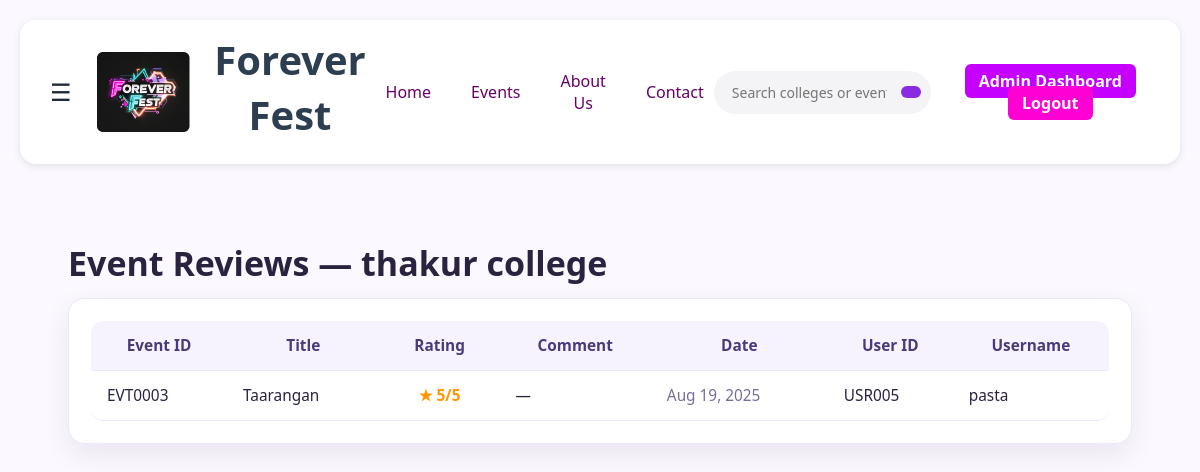
The page /events/admin/reviews/ (signed in) on the database its author committed.
### colleges/models.py (models this page shows, shortened)
class College(models.Model):
    college_id  = models.CharField(max_length=20, primary_key=True, unique=True, default=generate_college_id)
    name        = models.CharField(max_length=100, unique=True)
    contact_no  = models.CharField(max_length=15, blank=True, null=True)
    email       = models.EmailField(max_length=120, blank=True, null=True)
    location    = models.CharField(max_length=120, blank=True, null=True)
    owner_admin = models.OneToOneField(
    AdminProfile, on_delete=models.CASCADE, related_name='college',
    null=True, blank=True
    )
    logo  = models.ImageField(upload_to="college_logos/",blank=True,null=True)
    created_at = models.DateTimeField(auto_now_add=True)

### ugc/models.py (models this page shows, shortened)
class Review(models.Model):
    review_id = models.CharField(primary_key=True, max_length=20, default=generate_review_id)
    user = models.ForeignKey(UserProfile, on_delete=models.CASCADE, related_name="reviews")
    event = models.ForeignKey(Event, to_field="event_id", db_column="event_id", on_delete=models.CASCADE, related_name="reviews")
    rating = models.IntegerField(default=0)
    comment = models.CharField(max_length=200, blank=True)
    date_posted = models.DateField(auto_now_add=True)
    class Meta:
        db_table = "reviews"

### events/models.py (models this page shows, shortened)
class Event(models.Model):
    image_url = models.CharField(max_length=255, blank=True)
    event_id = models.CharField(primary_key=True, max_length=20, default=generate_event_id)
    college = models.ForeignKey(College,to_field="college_id", db_column="college_id",on_delete=models.CASCADE, related_name="events",)
    title = models.CharField(max_length=80)
    description = models.TextField(blank=True)
    date_time = models.DateTimeField(null=True, blank=True)
    location = models.CharField(max_length=120, blank=True)
    created_by = models.ForeignKey(AdminProfile,to_field="admin_id",db_column="created_by",on_delete=models.SET_NULL,null=True,blank=True,related_name="created_events",)
    class Meta:
        db_table = "events"

### accounts/models.py (models this page shows, shortened)
class UserProfile(models.Model):
    user_id = models.CharField(primary_key=True, max_length=20, default=generate_user_id, editable=False)
    username = models.CharField(max_length=25)
    email = models.EmailField(max_length=25, unique=True)
    password = models.CharField(max_length=128)
    profile_info = models.CharField(max_length=50, blank=True, null=True)
    preferences = models.CharField(max_length=20, blank=True, null=True)

### events/views.py (the view)
# urls.py: path("admin/reviews/", views.admin_event_reviews_view, name="admin_event_reviews"),
@require_http_methods(["GET"])
def admin_event_reviews_view(request):
    gate = _require_admin(request)
    if gate is None:
        return redirect("admin_login")
    admin, college = gate
    event_scope = Event.objects.all()
    if Event._meta.get_field("created_by"):  # defensive
        event_scope = event_scope.filter(created_by=admin)
    if college:
        event_scope = event_scope.filter(college=college)
    event_ids = event_scope.values_list("event_id", flat=True)
    reviews_qs = (
        Review.objects
        .filter(event__college=college)
        .select_related("event", "user")
        .order_by("-date_posted", "-review_id")
    )
    aggregates = (
        reviews_qs.values("event_id", "event__title")
        .annotate(
            avg_rating=Avg("rating"),
            review_count=Count("review_id"),
            last_date=Max("date_posted"),
        )
        .order_by("-avg_rating", "-review_count", "event__title")
    )
    latest_map = {}
    for r in reviews_qs:
        eid = r.event.event_id
        if eid not in latest_map:
            latest_map[eid] = r  # first in ordered list is latest
    context = {
        "admin": admin,
        "college": college,
        "aggregates": aggregates,
        "latest_map": latest_map,
        "reviews": reviews_qs[:50],   # if you want a quick recent list at bottom
    }
    return render(request, "events/admin_event_reviews.html", context)

### events/views.py (called while the page is built)
def _require_admin(request):
    admin_id = request.session.get(ADMIN_SESSION_KEY)
    if not admin_id:
        messages.error(request, "Please log in as admin.")
        return None
    try:
        admin = AdminProfile.objects.select_related("college").get(admin_id=admin_id)
    except AdminProfile.DoesNotExist:
        messages.error(request, "Session invalid. Please log in again.")
        return None
    college = getattr(admin, "college", None)
    if college is None:
        college = College.objects.filter(owner_admin=admin).first()
    return admin, college

### events/templates/events/admin_event_reviews.html (shortened to what this page needs)
{% extends "accounts/base.html" %}
{% load static %}
{% block content %}
<link rel="stylesheet" href="{% static 'css/admin_events_reviews.css' %}">
<div class="container">
  <h2>Event Reviews{% if college %} — {{ college.name|lower }}{% endif %}</h2>
  <div class="card">
    <div class="card-body">
      {% if reviews %}
        <div class="table-responsive">
          <table class="table styled-table">
            <thead>
              <tr>
                <th class="nowrap">Event ID</th>
                <th>Title</th>
                <th class="w-120 text-center">Rating</th>
                <th>Comment</th>
                <th class="nowrap">Date</th>
                <th class="nowrap">User ID</th>
                <th>Username</th>
              </tr>
            </thead>
            <tbody>
              {% for r in reviews %}
                <tr>
                  <td class="fw-semibold">{{ r.event.event_id }}</td>
                  <td>{{ r.event.title }}</td>
                  <td class="text-center rating">★ {{ r.rating }}/5</td>
                  <td>{{ r.comment|default:"—" }}</td>
                  <td class="nowrap text-muted">{{ r.date_posted|date:"M d, Y" }}</td>
                  <td class="nowrap">{{ r.user.user_id }}</td>
                  <td>{{ r.user.username }}</td>
                </tr>
              {% endfor %}
            </tbody>
          </table>
        </div>
      {% else %}
        <p class="text-muted">No reviews yet for your college’s events.</p>
      {% endif %}
    </div>
  </div>
</div>
{% endblock %}

### static/css/style.css (style rules this page uses)
body { font-family: 'Inter', sans-serif; margin: 0; padding: 0; background: #fffafc; }
body { background: #F7F8FC; }
body, html { height: 100%; margin: 0; }
.text-center { text-align: center; }
:root { --primary-color: #2c3e50; --secondary-color: #3498db; --accent-color: #e74c3c; --light-color: #f5f7fa; --dark-color: #2c4e50; --shadow: 0 4px 6px rgba(0,0,0,.1); --radius: 8px; --page-max-width: 1200px; }
* { margin: 0; padding: 0; box-sizing: border-box; font-family: 'Segoe UI', Tahoma, Geneva, Verdana, sans-serif; }
body { background: var(--light-color); color: var(--dark-color); padding: 20px; }
body { margin: 0; font-family: 'Inter', sans-serif; background: #fffafc; color: #222; }

### static/css/admin_events_reviews.css (style rules this page uses)
:root { --bg:#fbf8ff; --card:#fff; --ink:#2b2240; --muted:#7a6d99; --line:#ece7f7; --brand:#7b3fe4; --shadow:0 10px 28px rgba(34,18,51,.08); --radius:16px; }
body { background:var(--bg); color:var(--ink); }
.container { max-width:1100px; margin:0 auto; padding:36px 18px 64px; }
h2 { margin:0 0 12px; font-size:clamp(22px,3vw,34px); font-weight:800; }
.card { background:var(--card); border:1px solid var(--line); border-radius:var(--radius); box-shadow:var(--shadow); overflow:hidden; }
.card-body { padding:22px; }
.table-responsive { overflow-x:auto; }
.table { width:100%; border-collapse:separate; border-spacing:0; font-size:.96rem; }
.table thead th { background:#f6f3ff; color:#4b3a7a; font-weight:700; border-bottom:1px solid var(--line); padding:14px 16px; }
.table td { padding:14px 16px; border-bottom:1px solid var(--line); vertical-align:middle; }
.table thead th:first-child { border-top-left-radius:12px; }
.table thead th:last-child { border-top-right-radius:12px; }
.table tr:last-child td:first-child { border-bottom-left-radius:12px; }
.table tr:last-child td:last-child { border-bottom-right-radius:12px; }
.rating { font-weight:800; color:#ff9800; }
.text-muted { color:var(--muted)!important; }
.nowrap { white-space:nowrap; }
.w-120 { width:120px; }

### rows shown on the page
College: name "thakur college"
Review: event.event_id "EVT0003", event "Taarangan", rating "5", comment "—", date_posted "Aug 19, 2025", user.user_id "USR005", user.username "pasta"
